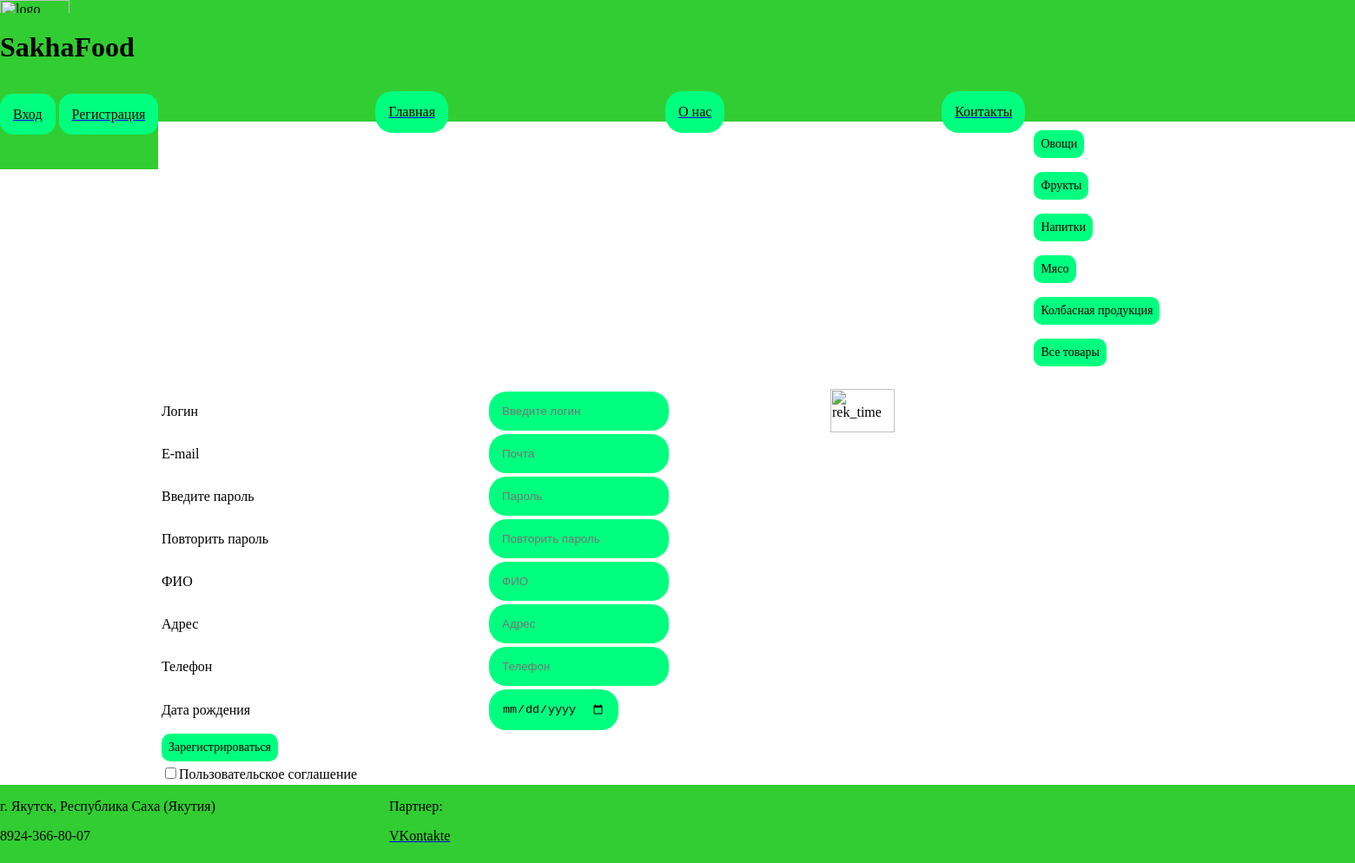
The page /reg.php on the database its author committed.
### tables this page shows
CREATE TABLE `kategory` (
  `id` int NOT NULL,
  `name` varchar(100) NOT NULL
);

### reg.php (the view, shortened to what this page needs)
<html>
    <head>
        <link rel="stylesheet" type="text/css" href="style.css">
    </head>
	<?php
	include 'connect.php';
	?>
	<body>
        <header>
            <div class='Logo'>
            </div>
            <div class='name'>
                <h1><font face='franklin gothic medium'>SakhaFood<font></h1>
            </div>
			<div class='vhod'>
				<?
				include 'vhod.php';
				?>
			</div>
        </header>
		<nav>
		<?php
		include 'nav.php'
		?>
		</nav>
		<main>
			<section class='left'>
                <?
                $query="SELECT * FROM kategory";
                $result=mysqli_query($conn,$query);
                while($row=mysqli_fetch_array($result)){
                ?>
                <form action='index.php' method='post'>
                    <input type='submit' name='kategory' value='<? echo $row[1]; ?>'>
                </form>
                <?
                }
                ?>
                <form action='index.php' method='post'>
                    <input type='submit' name='kategory' value='Все товары'>
                </form>
            </section>
			<section class='center'>
				<?
				if ($_POST['reg'] == 'Зарегистрироваться'){
					$login=$_POST['login'];
					$pass1=$_POST['pass1'];
					$pass2=$_POST['pass2'];
					$mail=$_POST['mail'];
					$addres=$_POST['addres'];
					$fio=$_POST['fio'];
					$phone=$_POST['phone'];
					$bd=$_POST['bd'];
					$status=$_POST['status'];
					$avatar=$_POST['avatar'];
					if ($pass1 != $pass2){
						echo "<p>Пароль не верен!</p>";
					}
					else{
						$pass=$pass1;
						$query = "SELECT * FROM `user` WHERE `login`='$login'";
						$result = mysqli_query($conn, $query);
						$num = mysqli_num_rows($result);
						if ($num>0){
							echo "<p>Пользователь с таким именем уже зарегистрирован<p>";
						}
						else{
							$pass=$pass1;
							$query = "INSERT INTO `user` (`login`, `pass`, `mail`, `addres`, `fio`, `phone`, `bd`, `status`, `avatar`)
								VALUES('$login', '$pass', '$mail', '$addres', '$fio', '$phone', '$bd', '0', '1.png')";
							$result = mysqli_query($conn, $query);
							echo "<p>Пользователь успешно зарегистрирован</p><br>";
							echo "<p><a href='LK.php' class='a1'>Личный кабинет</a></p>";
							}
						}
					}
				else
				{
				?>
				<center>
					<table>
						<form action='reg.php', method='post'>
							<tr>
								<td>Логин</td>
								<td><input type='text' name='login' placeholder='Введите логин' class='a2'></td>
							</tr>
							<tr>
								<td>
									E-mail
								</td>
								<td>
									<input type='mail' name='mail' placeholder='Почта' class='a2'>
								</td>
							</tr>
							<tr>
								<td>Введите пароль</td>
								<td><input type='password' name='pass1' placeholder='Пароль' class='a2'></td>
							</tr>
							<tr>
								<td>
									Повторить пароль
								</td>
								<td>
									<input type='password' name='pass2' placeholder='Повторить пароль' class='a2'>
								</td>
							</tr>
							<tr>
								<td>
									ФИО
								</td>
								<td>
									<input type='text' name='fio' placeholder='ФИО' class='a2'>
								</td>
							</tr>
							<tr>
								<td>
									Адрес
								</td>
								<td>
									<input type='text' name='addres' placeholder='Адрес' class='a2'>
								</td>
							</tr>
								<td>
									Телефон
								</td>
								<td>
									<input type='number' name='phone' placeholder='Телефон' class='a2'>
								</td>
							<tr>
								<td>
									Дата рождения
								</td>
								<td>
									<input type='date' name='bd' class='a2'>
								</td>
							</tr>
							<tr>
								<td colspan='2'>
									<input type='submit' name='reg' value='Зарегистрироваться'>
								</td>
							</tr>
							<tr>
								<td colspan='2'>
									<input type='checkbox' name='polz' ><label>Пользовательское соглашение</label>
								</td>
							</tr>
						</form>
					</table>
				</center>
				<?
				}
				?>
			</section>
			<section class='right'>
				<img src='image/zxc.png' alt='rek_time' class='rek_time'>
			</section>
		</main>
		<footer>
			<div class='dannie'>
				<p>г. Якутск, Республика Саха (Якутия)<p>
				<p>8924-366-80-07<p>
			</div>
			<div class='ssilka'>
				<p>Партнер:<p><a href='https://vk.com/osyyyk' class=''><font color='black'>VKontakte<font></a>
			</div>
		</footer>
	</body>
</html>

### style.css (style rules this page uses)
header, nav, main, footer { margin: 0px; }
header { height: 90px; width: 100%; background: #32CD32; }
nav { height: 50px; width: 100%; background: #32CD32; margin-left: auto; margin-right: auto; text-align: center; }
main { height: auto; width: 100%; background: white; }
footer { height: 90px; width: 100%; background: #32CD32; display: flex; }
.name, .vhod { height: 90px; width: auto; margin-left: 0px; float: left; background: #32CD32; }
.Logo { height: 15px; width: auto; float: left; border-radius: 0px; }
.name { width: 1550px; }
.a2 { background: #00FF7F; border: 4px black; border-radius: 20px; padding: 15px; float: left; margin-left: 250px; }
.left, .right, .center { float: left; height: autopx; margin-top: 10px; margin-left: 10px; }
.left { width: 19%; background: white; }
.right { height: 200px; width: 19%; background: white; }
.center { height: auto; width: 60%; background: white; }
.rek_time { height: auto; width: 50%; }
input[type='submit'] { background: #00FF7F; border: 4px #00FF7F; border-radius: 10px; font-family: franklin gothic medium; font-size: 14px; margin: 0px; padding: 8px; }
.dannie { height: auto; width: auto; float: left; }
.ssilka { height: auto; width: auto; float: left; margin-left: 200px; margin-top: 0px; }

### rows shown on the page
kategory: kategory "Овощи"
kategory: kategory "Фрукты"
kategory: kategory "Напитки"
kategory: kategory "Мясо"
kategory: kategory "Колбасная продукция"
